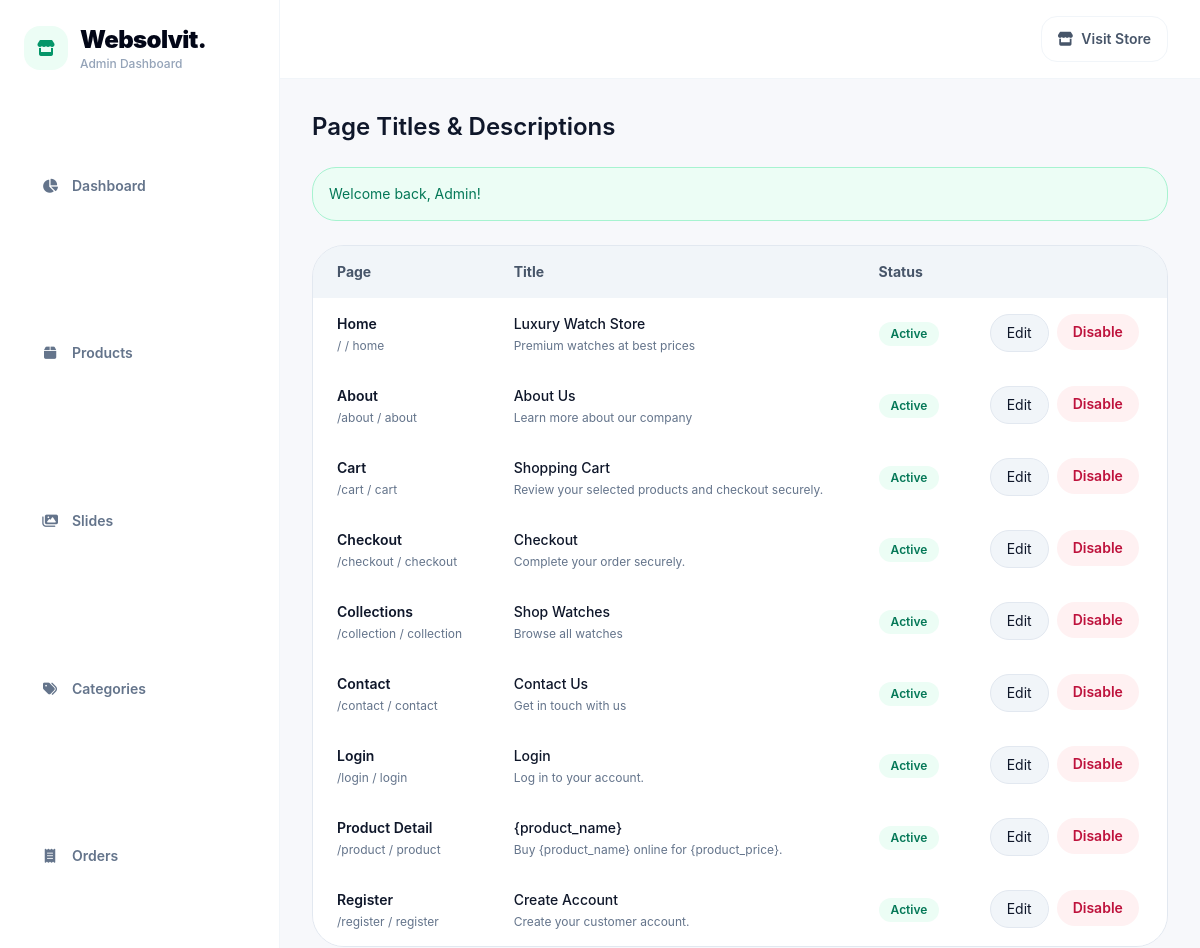
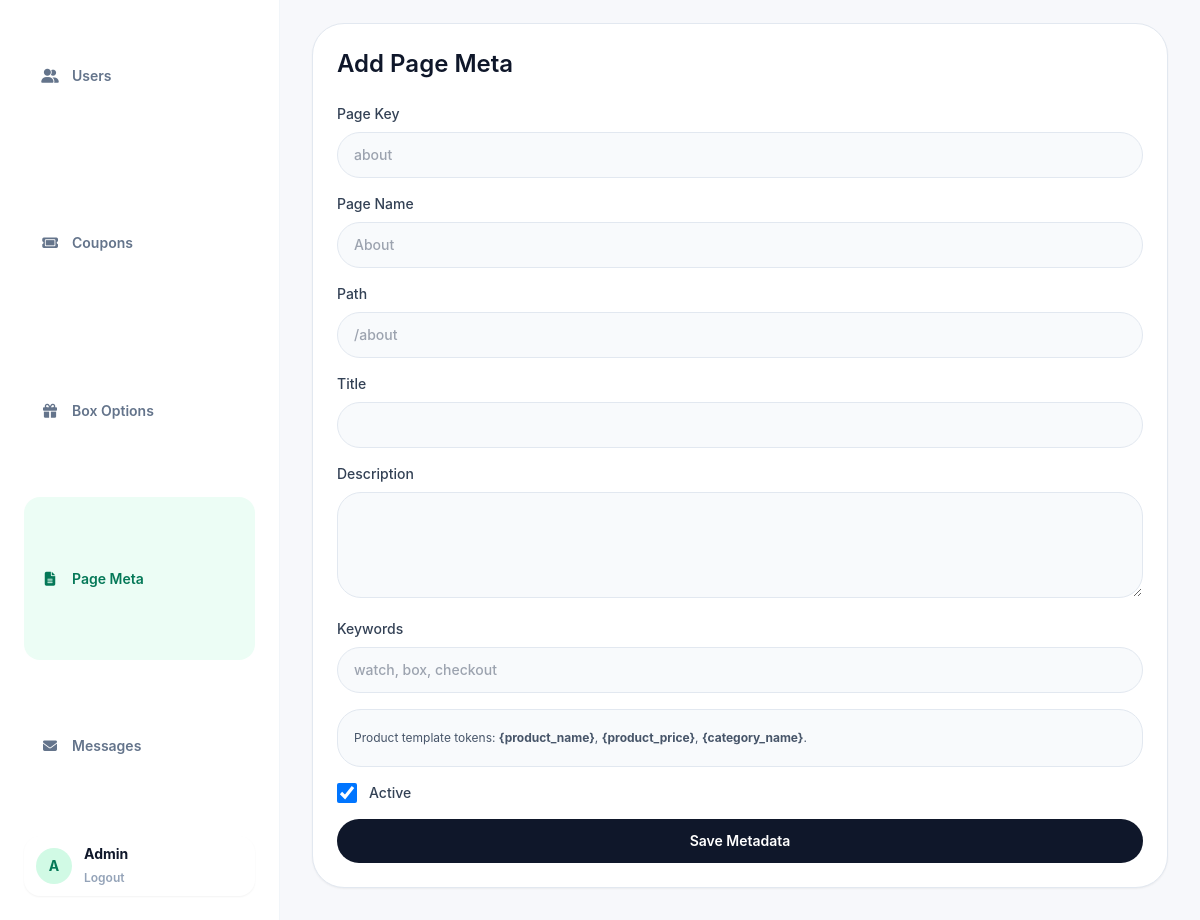
Screenshot of /admin/page-meta.php (signed in) with the database file from the repository (2 pictures, top to bottom).
### tables this page shows
CREATE TABLE IF NOT EXISTS users (
    id INT AUTO_INCREMENT PRIMARY KEY,
    name VARCHAR(120) NOT NULL,
    phone VARCHAR(20) DEFAULT NULL,
    email VARCHAR(150) NOT NULL UNIQUE,
    password VARCHAR(255) NOT NULL,
    role ENUM('user','admin') NOT NULL DEFAULT 'user',
    created_at TIMESTAMP DEFAULT CURRENT_TIMESTAMP
);

CREATE TABLE IF NOT EXISTS page_meta (
    id INT UNSIGNED AUTO_INCREMENT PRIMARY KEY,
    page_key VARCHAR(80) NOT NULL,
    page_name VARCHAR(150) NOT NULL,
    path VARCHAR(180) NOT NULL,
    title VARCHAR(255) NOT NULL,
    description TEXT DEFAULT NULL,
    keywords VARCHAR(255) DEFAULT NULL,
    is_active TINYINT(1) NOT NULL DEFAULT 1,
    created_at TIMESTAMP NOT NULL DEFAULT CURRENT_TIMESTAMP,
    updated_at TIMESTAMP NULL DEFAULT NULL ON UPDATE CURRENT_TIMESTAMP,
    UNIQUE KEY uq_page_meta_key (page_key),
    UNIQUE KEY uq_page_meta_path (path)
);

### includes/functions.php (called while the page is built, shortened)
<?php
require_once __DIR__ . '/db.php';
function sanitize($value) {
    return htmlspecialchars(trim($value), ENT_QUOTES, 'UTF-8');
}
function isLoggedIn() {
    return !empty($_SESSION['user_id']);
}
function getCurrentUser() {
    global $pdo;
    $stmt = $pdo->prepare('SELECT id, name, email FROM users WHERE id = ?');
    $stmt->execute([$_SESSION['user_id']]);
    return $stmt->fetch();
}
function flash($key, $message = null) {
    if ($message === null) {
        if (!empty($_SESSION['flash'][$key])) {
            $msg = $_SESSION['flash'][$key];
            return $msg;
        }
        return null;
    }
}

### admin/page-meta.php (the view, shortened to what this page needs)
<?php
require_once __DIR__ . '/_header.php';
$meta = null;
$items = $pdo->query('SELECT * FROM page_meta ORDER BY path')->fetchAll();
?>
<div class="grid gap-6 xl:grid-cols-[2fr_1fr]">
    <div>
        <h2 class="text-2xl font-semibold text-slate-900">Page Titles & Descriptions</h2>
        <?php if ($msg = flash('success')): ?><div class="mt-6 rounded-3xl border border-emerald-200 bg-emerald-50 p-4 text-sm text-emerald-700"><?= sanitize($msg) ?></div><?php endif; ?>
        <div class="mt-6 overflow-hidden rounded-[2rem] border border-slate-200">
            <table class="w-full border-separate border-spacing-0 text-left text-sm">
                <thead class="bg-slate-100 text-slate-600">
                    <tr>
                        <th class="px-6 py-4">Page</th>
                        <th class="px-6 py-4">Title</th>
                        <th class="px-6 py-4">Status</th>
                        <th class="px-6 py-4"></th>
                    </tr>
                </thead>
                <tbody>
                    <?php foreach ($items as $item): ?>
                        <tr class="border-t border-slate-200 bg-white">
                            <td class="px-6 py-4">
                                <p class="font-semibold text-slate-900"><?= sanitize($item['page_name']) ?></p>
                                <p class="mt-1 text-xs text-slate-500"><?= sanitize($item['path']) ?> / <?= sanitize($item['page_key']) ?></p>
                            </td>
                            <td class="px-6 py-4">
                                <p class="max-w-[360px] truncate font-medium text-slate-900"><?= sanitize($item['title']) ?></p>
                                <p class="mt-1 max-w-[420px] truncate text-xs text-slate-500"><?= sanitize($item['description'] ?? '') ?></p>
                            </td>
                            <td class="px-6 py-4">
                                <span class="inline-flex rounded-full px-3 py-1 text-xs font-semibold <?= $item['is_active'] ? 'bg-emerald-50 text-emerald-700' : 'bg-slate-100 text-slate-600' ?>">
                                    <?= $item['is_active'] ? 'Active' : 'Inactive' ?>
                                </span>
                            </td>
                            <td class="px-6 py-4 space-x-2 flex">
                                <a class="inline-flex rounded-full border border-slate-200 bg-slate-100 px-4 py-2 text-sm text-slate-900 hover:bg-slate-50" href="<?= BASE_URL ?>/admin/page-meta.php?edit=<?= $item['id'] ?>">Edit</a>
                                <form class="inline" method="post" onsubmit="return confirm('Disable this page metadata?');">
                                    <button class="inline-flex rounded-full bg-rose-50 px-4 py-2 text-sm font-semibold text-rose-700 hover:bg-rose-100">Disable</button>
                                </form>
                            </td>
                        </tr>
                    <?php endforeach; ?>
                </tbody>
            </table>
        </div>
    </div>
    <aside class="rounded-[2rem] border border-slate-200 bg-white p-6 shadow-sm">
        <h2 class="text-2xl font-semibold text-slate-900"><?= $meta ? 'Edit Page Meta' : 'Add Page Meta' ?></h2>
        <form method="post" class="mt-6 space-y-4">
            <label class="block text-sm font-medium text-slate-700">Page Key<input name="page_key" value="<?= sanitize($meta['page_key'] ?? '') ?>" placeholder="about" required class="mt-2 w-full rounded-3xl border border-slate-200 bg-slate-50 px-4 py-3 text-slate-900 outline-none focus:border-slate-900" /></label>
            <label class="block text-sm font-medium text-slate-700">Page Name<input name="page_name" value="<?= sanitize($meta['page_name'] ?? '') ?>" placeholder="About" required class="mt-2 w-full rounded-3xl border border-slate-200 bg-slate-50 px-4 py-3 text-slate-900 outline-none focus:border-slate-900" /></label>
            <label class="block text-sm font-medium text-slate-700">Path<input name="path" value="<?= sanitize($meta['path'] ?? '') ?>" placeholder="/about" required class="mt-2 w-full rounded-3xl border border-slate-200 bg-slate-50 px-4 py-3 text-slate-900 outline-none focus:border-slate-900" /></label>
            <label class="block text-sm font-medium text-slate-700">Title<input name="title" value="<?= sanitize($meta['title'] ?? '') ?>" required class="mt-2 w-full rounded-3xl border border-slate-200 bg-slate-50 px-4 py-3 text-slate-900 outline-none focus:border-slate-900" /></label>
            <label class="block text-sm font-medium text-slate-700">Description<textarea name="description" rows="4" class="mt-2 w-full rounded-3xl border border-slate-200 bg-slate-50 px-4 py-3 text-slate-900 outline-none focus:border-slate-900"><?= sanitize($meta['description'] ?? '') ?></textarea></label>
            <label class="block text-sm font-medium text-slate-700">Keywords<input name="keywords" value="<?= sanitize($meta['keywords'] ?? '') ?>" placeholder="watch, box, checkout" class="mt-2 w-full rounded-3xl border border-slate-200 bg-slate-50 px-4 py-3 text-slate-900 outline-none focus:border-slate-900" /></label>
            <div class="rounded-3xl border border-slate-200 bg-slate-50 p-4 text-xs leading-6 text-slate-600">
                Product template tokens: <strong>{product_name}</strong>, <strong>{product_price}</strong>, <strong>{category_name}</strong>.
            </div>
            <label class="flex items-center gap-3 text-sm font-medium text-slate-700"><input type="checkbox" name="is_active" class="h-5 w-5 rounded border-slate-300 text-brand focus:ring-brand" <?= !isset($meta['is_active']) || $meta['is_active'] ? 'checked' : '' ?> /> Active</label>
            <button class="inline-flex w-full items-center justify-center rounded-3xl bg-slate-900 px-6 py-3 text-sm font-semibold text-white hover:bg-slate-800">Save Metadata</button>
        </form>
    </aside>
</div>
<?php require_once __DIR__ . '/_footer.php'; ?>

### admin/_header.php (shortened to what this page needs)
<?php
require_once __DIR__ . '/../includes/functions.php';
$currentUser = getCurrentUser();
$adminName = sanitize(is_array($currentUser) && !empty($currentUser['name']) ? $currentUser['name'] : 'Admin');
$currentAdminPage = basename($_SERVER['SCRIPT_NAME'] ?? '');
$adminNavItems = [
    ['dashboard.php', 'Dashboard', 'fa-solid fa-chart-pie'],
    ['products.php', 'Products', 'fa-solid fa-box'],
    ['slides.php', 'Slides', 'fa-solid fa-images'],
    ['categories.php', 'Categories', 'fa-solid fa-tags'],
    ['orders.php', 'Orders', 'fa-solid fa-receipt'],
    ['users.php', 'Users', 'fa-solid fa-user-group'],
    ['coupons.php', 'Coupons', 'fa-solid fa-ticket'],
    ['box-options.php', 'Box Options', 'fa-solid fa-gift'],
    ['page-meta.php', 'Page Meta', 'fa-solid fa-file-lines'],
    ['messages.php', 'Messages', 'fa-solid fa-envelope'],
];
?>
<!DOCTYPE html>
<html lang="en">
<head>
    <script src="https://cdn.tailwindcss.com"></script>
    <link rel="stylesheet" href="https://cdnjs.cloudflare.com/ajax/libs/font-awesome/6.5.2/css/all.min.css" />
</head>
<body class="min-h-screen bg-[#f7f8fb] text-slate-900 font-body">
    <div class="min-h-screen lg:grid lg:grid-cols-[280px_1fr]">
        <aside class="border-r border-slate-100 bg-white lg:sticky lg:top-0 lg:h-screen">
            <div class="flex h-full flex-col p-6">
                <a href="<?= BASE_URL ?>/admin/dashboard.php" class="flex items-center gap-3">
                    <span class="flex h-11 w-11 items-center justify-center rounded-2xl bg-emerald-50 text-emerald-600">
                        <i class="fa-solid fa-store"></i>
                    </span>
                    <span>
                        <span class="block text-2xl font-black tracking-tight text-slate-950">Websolvit.</span>
                        <span class="block text-xs font-medium text-slate-400">Admin Dashboard</span>
                    </span>
                </a>
                <nav class="flex-1 overflow-y-auto mt-8 grid gap-1 text-sm font-semibold text-slate-500">
                    <?php foreach ($adminNavItems as $item): ?>
                        <?php $isActiveAdminItem = $currentAdminPage === $item[0]; ?>
                        <a href="<?= BASE_URL ?>/admin/<?= $item[0] ?>" class="flex items-center gap-3 rounded-2xl px-4 py-3 transition <?= $isActiveAdminItem ? 'bg-emerald-50 text-emerald-700' : 'hover:bg-slate-50 hover:text-slate-900' ?>">
                            <i class="<?= $item[2] ?> w-5 text-center text-sm"></i>
                            <span><?= sanitize($item[1]) ?></span>
                        </a>
                    <?php endforeach; ?>
                </nav>
                <div class="flex items-center gap-3 rounded-2xl bg-white px-3 py-2 shadow-sm mt-2">
                        <div class="flex h-9 w-9 items-center justify-center rounded-full bg-emerald-100 text-sm font-bold text-emerald-700">
                            <?= sanitize(strtoupper(substr($adminName, 0, 1))) ?>
                        </div>
                        <div class="hidden sm:block">
                            <p class="text-sm font-bold text-slate-900"><?= $adminName ?></p>
                            <a href="<?= BASE_URL ?>/admin/logout.php" class="text-xs font-semibold text-slate-400 hover:text-rose-500">Logout</a>
                        </div>
                    </div>
            </div>
        </aside>
        <div class="min-w-0">
            <header class="sticky top-0 z-30 border-b border-slate-100 bg-white">
                <div class="flex gap-4 px-4 py-4 sm:px-6 flex-row items-center justify-end lg:px-8">
                    <a href="<?= BASE_URL ?>/" target="_blank" class="hidden rounded-2xl flex items-center border border-slate-100 bg-white px-4 py-3 text-sm font-semibold text-slate-600 flex gap-2 hover:text-slate-950 sm:inline-flex"><i class="fa-solid fa-store"></i>Visit Store</a>
                </div>
            </header>
            <main class="px-4 py-8 sm:px-6 lg:px-8">

### rows the page displays
users: name "A", name "Admin"
page_meta: page_name "Home", path "/", page_key "home", title "Luxury Watch Store", description "Premium watches at best prices", is_active "Active"
page_meta: page_name "About", path "/about", page_key "about", title "About Us", description "Learn more about our company", is_active "Active"
page_meta: page_name "Cart", path "/cart", page_key "cart", title "Shopping Cart", description "Review your selected products and checkout securely.", is_active "Active"
page_meta: page_name "Checkout", path "/checkout", page_key "checkout", title "Checkout", description "Complete your order securely.", is_active "Active"
page_meta: page_name "Collections", path "/collection", page_key "collection", title "Shop Watches", description "Browse all watches", is_active "Active"
page_meta: page_name "Contact", path "/contact", page_key "contact", title "Contact Us", description "Get in touch with us", is_active "Active"
page_meta: page_name "Login", path "/login", page_key "login", title "Login", description "Log in to your account.", is_active "Active"
page_meta: page_name "Product Detail", path "/product", page_key "product", title "{product_name}", description "Buy {product_name} online for {product_price}.", is_active "Active"
page_meta: page_name "Register", path "/register", page_key "register", title "Create Account", description "Create your customer account.", is_active "Active"

### other values shown
$item[1] "Dashboard"
$item[1] "Products"
$item[1] "Slides"
$item[1] "Categories"
$item[1] "Orders"
$item[1] "Users"
$item[1] "Coupons"
$item[1] "Box Options"
$item[1] "Page Meta"
$item[1] "Messages"
$msg "Welcome back, Admin!"
